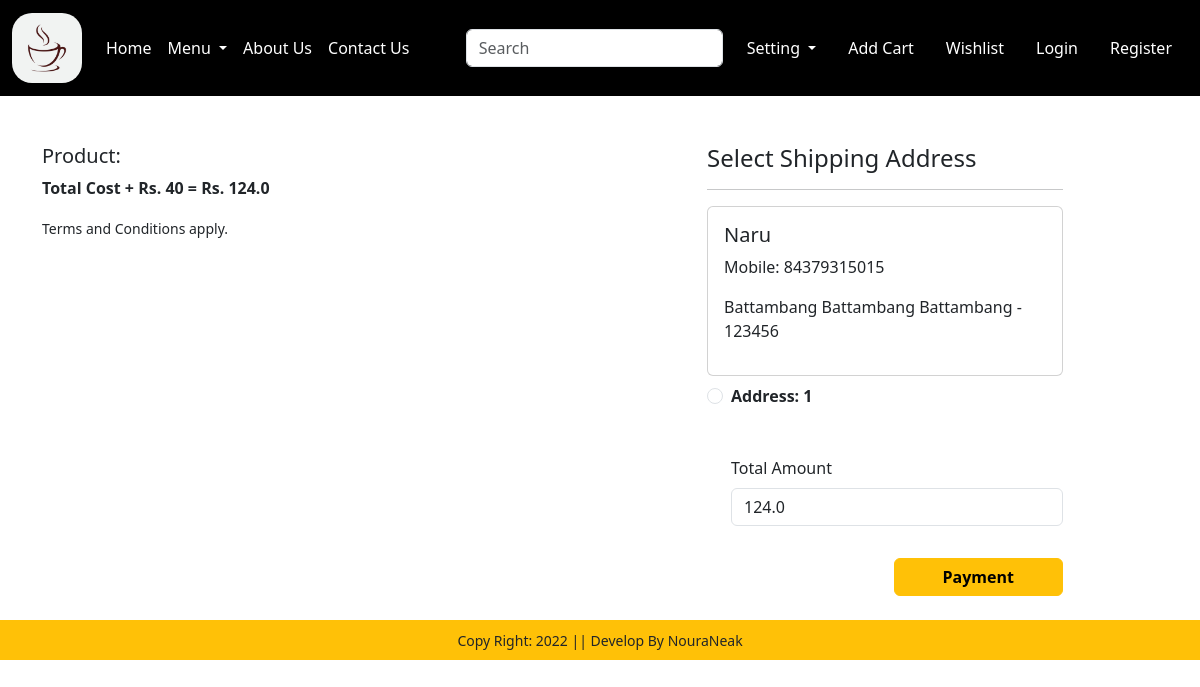
/checkout/ (signed in), run on an earlier commit of the app's database.
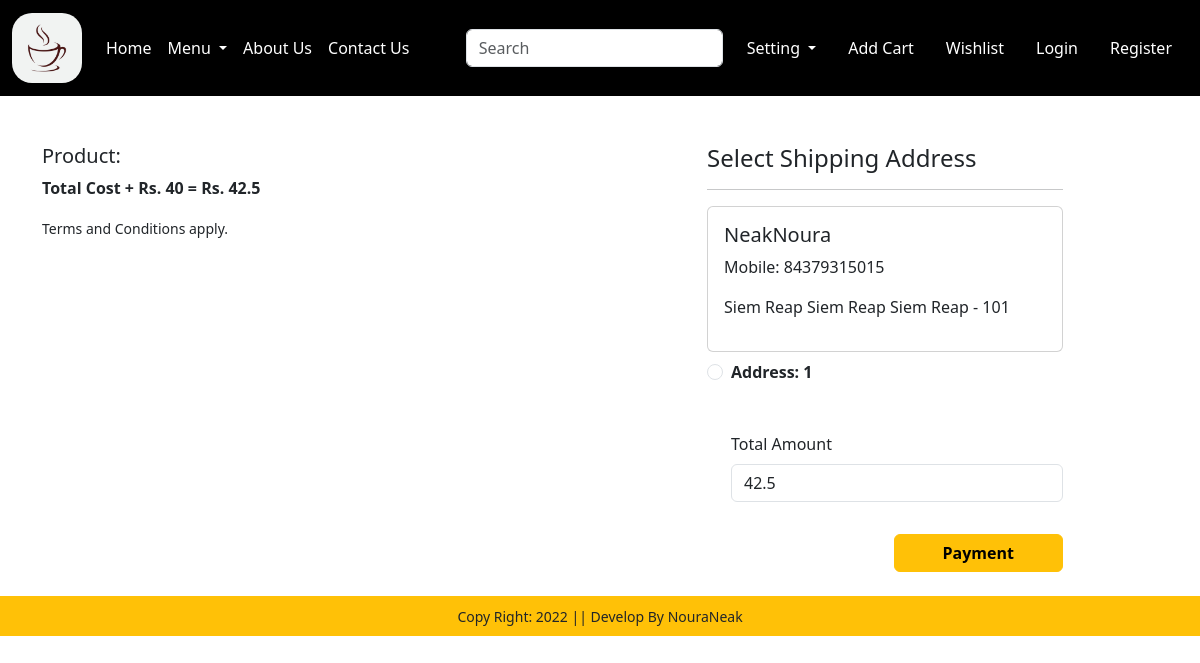
And on a later commit of the database.
### app/models.py (models this page shows, shortened)
class Customer(models.Model):
    user = models.OneToOneField(User, on_delete=models.CASCADE)
    name = models.CharField(max_length=200)
    locality = models.CharField(max_length=200)
    city = models.CharField(max_length=50)
    mobile = models.IntegerField(default=0)
    zipcode = models.IntegerField(null=True, blank=True)
    state = models.CharField(choices=STATE_CHOICES, max_length=100)

### app/views.py (the view, shortened to what this page needs)
# urls.py: path('checkout/',views.Checkout.as_view(), name='checkout'),
class Checkout(View):
    def get(self, request):
        if not request.user.is_authenticated:
            messages.error(request, "You need to log in to proceed to checkout.")
            return redirect('login')
        user = request.user
        add = Customer.objects.filter(user=user)
        cart_items = Cart.objects.filter(user=user)
        famount = 0
        for p in cart_items:
            value = p.quantity * p.product.discounted_price
            famount += value
        totalamount = famount + 40
        client = razorpay.Client(auth=(settings.RAZOR_KEY_ID, settings.RAZOR_KEY_SECRET))
        razoramount = int(totalamount * 100)
        data = {"amount": razoramount, "currency": "INR", "receipt": "order_rcptid_12"}
        payment_response = client.order.create(data=data)
        print(payment_response)
        order_id = payment_response['id']
        order_status = payment_response['status']
        return render(request, 'app/checkout.html', locals())

### app/templates/app/checkout.html (shortened to what this page needs)
{% extends 'app/base.html' %}
{% load static %}
{% block main-content %}
    <div class="container">
        <div class="row mt-5">
            <div class="col-sm-6">
                <div class="card-body">
                    <h5>Product:</h5>
                    <p class="fw-bold">Total Cost + Rs. 40 = Rs. {{ totalamount }}</p>
                    <small>Terms and Conditions apply.</small>
                </div>
            </div>
            <div class="col-sm-4 offset-sm-1">
                <h4>Select Shipping Address</h4>
                <hr>
                <form method="post" id="myform">
                    {% for ad in add %}
                        <div class="card">
                            <div class="card-body">
                                <h5>{{ ad.name }}</h5>
                                <p>Mobile: {{ ad.mobile }}</p>
                                <p>{{ ad.locality }} {{ ad.city }} {{ ad.state }} - {{ ad.zipcode }}</p>
                            </div>
                        </div>
                        <div class="form-check mt-2 mb-5">
                            <input class="form-check-input" type="radio" name="custid" id="custadd{{ forloop.counter }}" value="{{ ad.id }}">
                            <label class="form-check-label fw-bold" for="custadd{{ forloop.counter }}">
                                Address: {{ forloop.counter }}
                            </label>
                        </div>
                    {% endfor %}
                    <div class="form-check mb-3">
                        <label for="totalamount" class="form-label">Total Amount</label>
                        <input type="number" class="form-control" name="totalamount" value="{{ totalamount }}" readonly>
                    </div>
                    <div class="text-end">
                            <button id="rzp-button1" type="submit" class="btn btn-warning mt-3 px-5 fw-bold">Payment</button>
                    </div>
                </form>
            </div>
        </div>
    </div>
{% endblock main-content %}

What changed in the data, as far as the page shows it:
changed Customer: name "Naru" → "NeakNoura"; locality "Battambang" → "Siem Reap"; city "Battambang" → "Siem Reap"; state "Battambang" → "Siem Reap"; zipcode "123456" → "101"
Also different on the page:
{{ totalamount }}: "124.0" → "42.5"
form field totalamount: "124.0" → "42.5"
